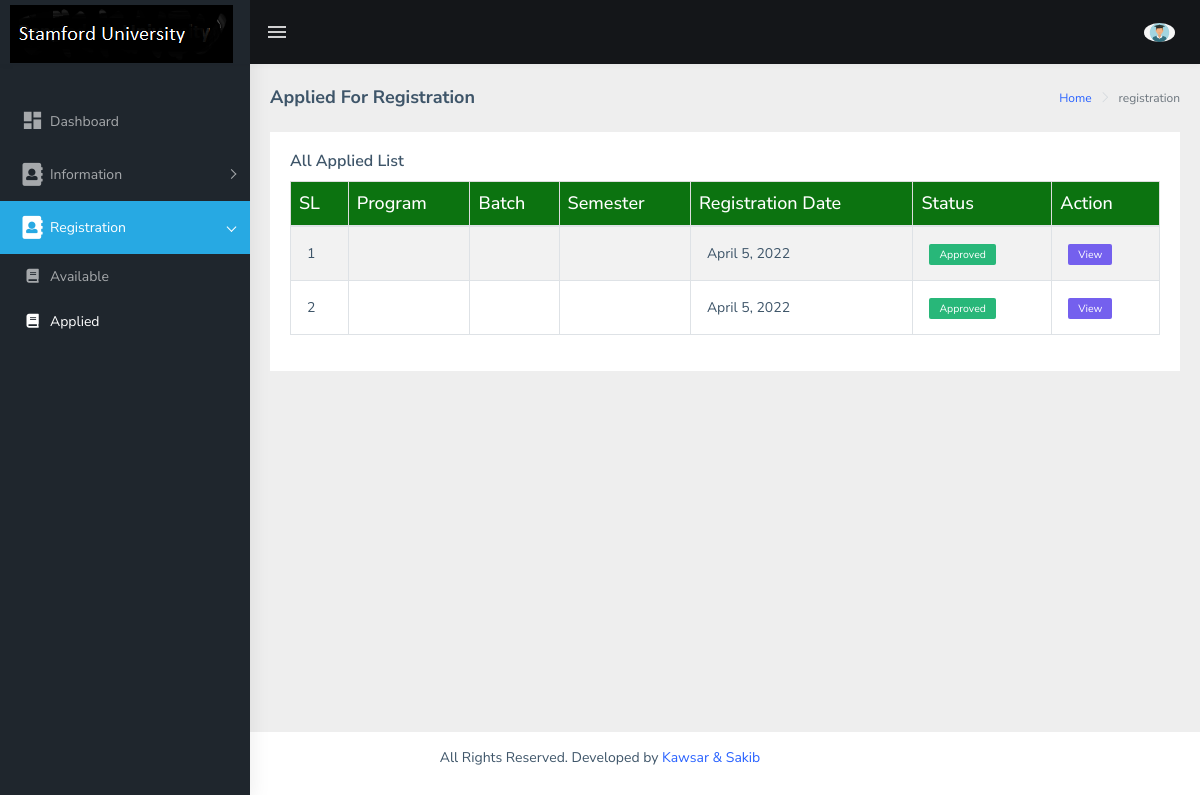
Before: /std/applied.php (signed in) with the older database file.
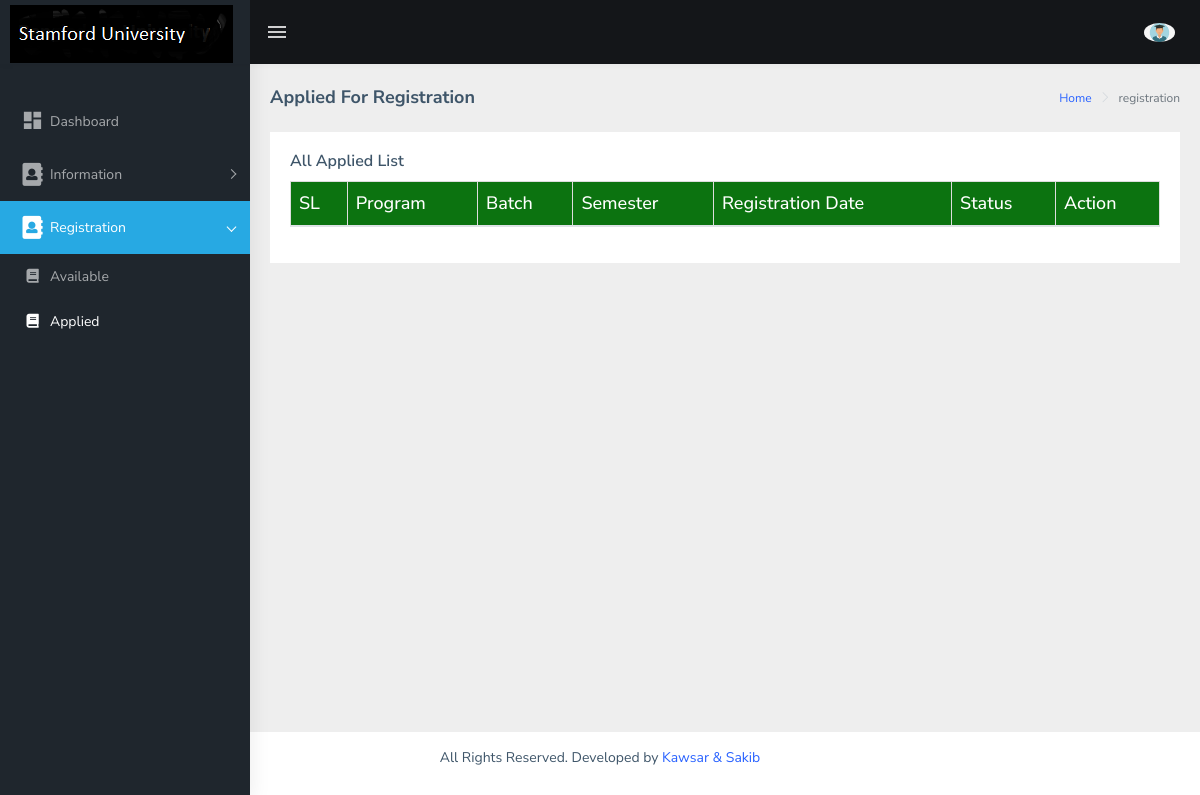
After: the same page with the newer database file.
### tables this page shows
CREATE TABLE `registration_info` (
  `id` int(11) NOT NULL,
  `offer_id` int(11) NOT NULL DEFAULT 0,
  `student_ID` int(11) NOT NULL DEFAULT 0,
  `status` int(11) NOT NULL DEFAULT 0 COMMENT '0= pending, 1= approved',
  `apply_date` varchar(50) NOT NULL,
  `deletion_status` tinyint(3) NOT NULL DEFAULT 0
);

### std/core/Database.php (called while the page is built, shortened)
<?php
Class Database {
    public $host = DB_HOST;
    public $user = DB_USER;
    public $pass = DB_PASS;
    public $dbname = DB_NAME;
    public $link;
    private function connectDB() {
        $this->link = new mysqli($this->host, $this->user, $this->pass, $this->dbname);
    }
    public function select($query) {
        $result = $this->link->query($query) or
                die($this->link->error . __LINE__);
        if ($result->num_rows > 0) {
            return $result;
        } else {
            return false;
        }
    }
}
?>

### std/core/Session.php (called while the page is built, shortened)
<?php
class Session{
 public static function get($key){
  if (isset($_SESSION[$key])) {
   return $_SESSION[$key];
  } else {
   return false;
  }
 }
}
?>

### std/class/Student.php (called while the page is built, shortened)
<?php
class Student {
    private $db;
    public function __construct() {
        $this->db = new Database();
    }
    public function getOneCol($col, $tbl, $comCol, $comVal) {
        $sql = "SELECT $col FROM $tbl WHERE $comCol='$comVal' ";
        $res = $this->db->select($sql);
    }
    public function getAppliedRegistrationList($user_id){
        $query = "SELECT * FROM registration_info WHERE deletion_status = '0' AND student_ID = '$user_id' ORDER BY id DESC";
        $result = $this->db->select($query);
        return $result;
    }
}
?>

### std/core/Format.php (called while the page is built, shortened)
<?php
class Format {
    public function formatDate($date) {
        return date('F j, Y', strtotime($date));
    }
}
?>

### std/applied.php (the view, shortened to what this page needs)
<?php include 'header.php'; ?>
<?php include 'sidebar.php'; ?>
<div class="page-wrapper">
    <div class="page-breadcrumb">
        <div class="row">
            <div class="col-12 d-flex no-block align-items-center">
                <h4 class="page-title">Applied For Registration</h4>
                <div class="ml-auto text-right">
                    <nav aria-label="breadcrumb">
                        <ol class="breadcrumb">
                            <li class="breadcrumb-item"><a href="dashboard.php">Home</a></li>
                            <li class="breadcrumb-item active" aria-current="page">registration</li>
                        </ol>
                    </nav>
                </div>
            </div>
        </div>
    </div>
    <div class="container-fluid">
        <div class="row">
            <div class="col-md-12">
                <div class="card">
                    <div class="card-body">
                        <h5 class="card-title">All Applied List</h5>
                        <div class="table-responsive">
                            <table id="zero_config" class="table table-striped table-bordered tbl">
                                <thead>
                                    <tr>
                                        <th>SL</th>
                                        <th>Program</th>
                                        <th>Batch</th>
                                        <th>Semester</th>
                                        <th>Registration Date</th>
                                        <th>Status</th>
                                        <th>Action</th>
                                    </tr>
                                </thead>
                                <tbody>
                                    <?php
                                    $getStaff = $student->getAppliedRegistrationList($user_id);
                                    if ($getStaff) {
                                        $i = 0;
                                        while ($result = $getStaff->fetch_assoc()) {
                                            $i++;
                                            ?>
                                            <tr>
                                                <td><?php echo $i; ?></td>
                                                <td>
                                                </td>
                                                <td>
                                                </td>
                                                <td>
                                                   <?php
                                                       echo $student->getOneCol('semester','offered_courses_info','id',$result['offer_id']);
                                                    ?>
                                                </td>
                                                <td><?php echo $fm->formatDate($result['apply_date']); ?></td>
                                                <td>
                                                    <?php
                                                     if($result['status'] == 0){
                                                        ?>
                                                        <span class="label label-warning">Pending</span>
                                                     <?php
                                                        }else{
                                                            ?>
                                                            <span class="label label-success">Approved</span>
                                                       <?php
                                                        }
                                                     ?>
                                               </td>
                                               <td>
                                                <a href="view-applied.php?aid=<?php echo $result['id']; ?>"><span class="label label-primary">View</span></a>
                                                </td>
                                            </tr>
                                            <?php
                                        }
                                    }
                                    ?>
                                </tbody>
                            </table>
                        </div>
                    </div>
                </div>
            </div>
        </div>
    </div>
</div>
<?php include 'footer.php'; ?>

### std/header.php (shortened to what this page needs)
<?php
include 'core/Session.php';
include 'core/Database.php';
include'core/Format.php';
include 'class/Student.php';
$fm = new Format();
$student = new Student();
$user_id = Session::get('user_id');
?>
<!DOCTYPE html>
<html dir="ltr" lang="en">
    <head>
        <link href="assets/libs/flot/css/float-chart.css" rel="stylesheet">
        <link href="dist/css/style.min.css" rel="stylesheet">
        <link rel="stylesheet" type="text/css" href="assets/libs/select2/dist/css/select2.min.css">
        <link rel="stylesheet" type="text/css" href="assets/libs/jquery-minicolors/jquery.minicolors.css">
        <link rel="stylesheet" type="text/css" href="assets/libs/bootstrap-datepicker/dist/css/bootstrap-datepicker.min.css">
        <link rel="stylesheet" type="text/css" href="assets/libs/quill/dist/quill.snow.css">
        <link rel="stylesheet" type="text/css" href="assets/extra-libs/multicheck/multicheck.css">
        <link href="assets/libs/datatables.net-bs4/css/dataTables.bootstrap4.css" rel="stylesheet">
        <link href="assets/libs/datatables/jquery.dataTables.min.css" rel="stylesheet">
        <link href="assets/libs/datatables/buttons.dataTables.min.css" rel="stylesheet">
        <link href="assets/libs/toastr/build/toastr.min.css" rel="stylesheet">
    </head>
    <body>
        <div id="main-wrapper">
            <header class="topbar" data-navbarbg="skin5">
                <nav class="navbar top-navbar navbar-expand-md navbar-dark">
                    <div class="navbar-header" data-logobg="skin5">
                        <a class="navbar-brand" href="dashboard.php">
                            <span class="logo-text">
                                <img src="assets/images/sfu.PNG" alt="homepage" class="light-logo" />
                            </span>
                        </a>
                    </div>
                    <div class="navbar-collapse collapse" id="navbarSupportedContent" data-navbarbg="skin5">
                        <ul class="navbar-nav float-left mr-auto">
                            <li class="nav-item d-none d-md-block">
							<a class="nav-link sidebartoggler waves-effect waves-light" href="javascript:void(0)" data-sidebartype="mini-sidebar"><i class="mdi mdi-menu font-24"></i></a></li>
                        </ul>
                        <ul class="navbar-nav float-right">
                            <li class="nav-item dropdown">
                                <a class="nav-link dropdown-toggle text-muted waves-effect waves-dark pro-pic" href="" data-toggle="dropdown" aria-haspopup="true" aria-expanded="false"><img src="photo/student-avatar.jpg" alt="student" class="rounded-circle" width="31"></a>
                            </li>
                        </ul>
                    </div>
                </nav>
            </header>

### std/sidebar.php (shortened to what this page needs)
<aside class="left-sidebar" data-sidebarbg="skin5">
    <div class="scroll-sidebar">
        <nav class="sidebar-nav">
            <ul id="sidebarnav" class="p-t-30">
                <li class="sidebar-item"> <a class="sidebar-link waves-effect waves-dark sidebar-link" href="dashboard.php" aria-expanded="false"><i class="mdi mdi-view-dashboard"></i><span class="hide-menu">Dashboard</span></a></li>
                <li class="sidebar-item"> <a class="sidebar-link has-arrow waves-effect waves-dark" href="javascript:void(0)" aria-expanded="false"><i class="fas fa-address-book"></i><span class="hide-menu"> Information</span></a>
                </li>
                <li class="sidebar-item"> <a class="sidebar-link has-arrow waves-effect waves-dark" href="javascript:void(0)" aria-expanded="false"><i class="fas fa-address-book"></i><span class="hide-menu">Registration</span></a>
                    <ul aria-expanded="false" class="collapse  first-level">
                        <li class="sidebar-item"><a href="available-registration.php" class="sidebar-link"><i class="fas fa-book"></i><span class="hide-menu">Available</span></a></li>
                        <li class="sidebar-item"><a href="applied.php" class="sidebar-link"><i class="fas fa-book"></i><span class="hide-menu">Applied</span></a></li>
                   </ul>
                </li>
            </ul>
        </nav>
    </div>
</aside>

### std/footer.php (shortened to what this page needs)
<footer class="footer text-center">
    All Rights Reserved. Developed by <a target = "_blank" href="#">Kawsar & Sakib</a>
</footer>
</div>
</body>
</html>

### std/header.php (style rules this page uses)
.tbl th { background-color: #0c7310; color: white; border: 1px solid #ddd; padding: 8px; font-size: 18px; font-weight: bold; }

Changed rows visible on the page:
removed registration_info: apply_date "April 5, 2022", status "Approved"
removed registration_info: apply_date "April 5, 2022", status "Approved"
